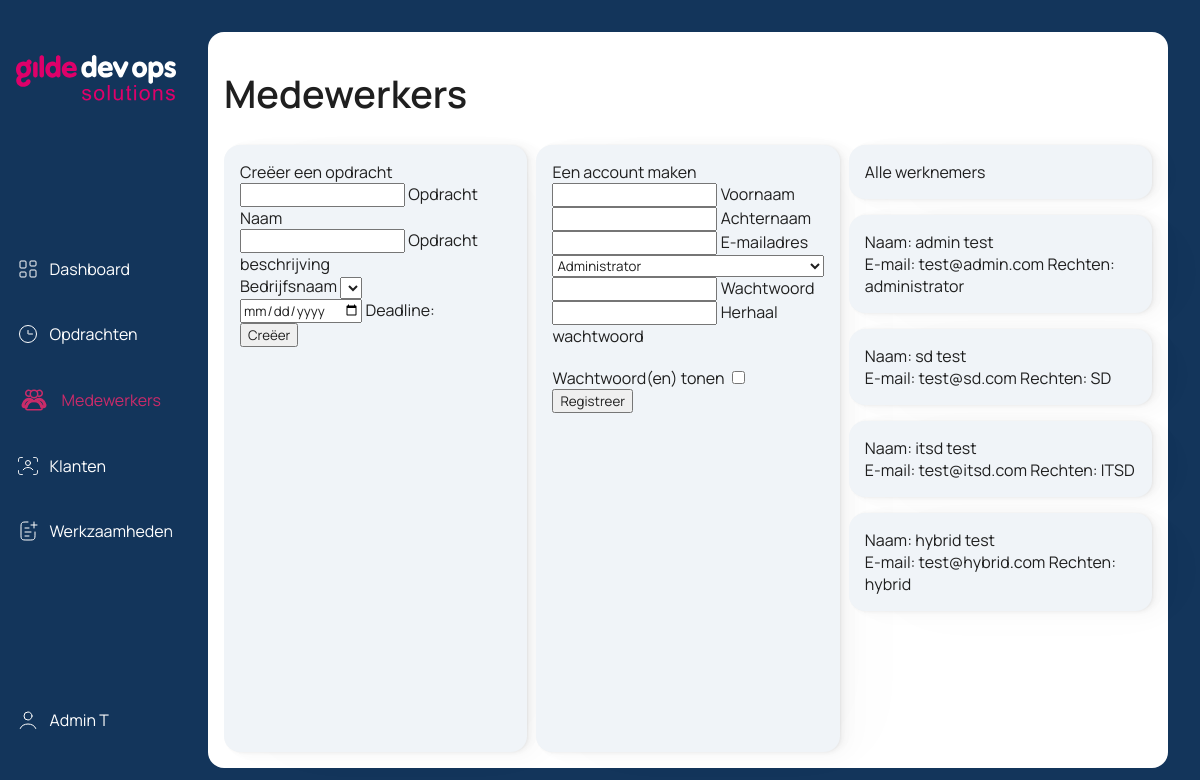
Page /employee/index.php (signed in) on the earlier database version.
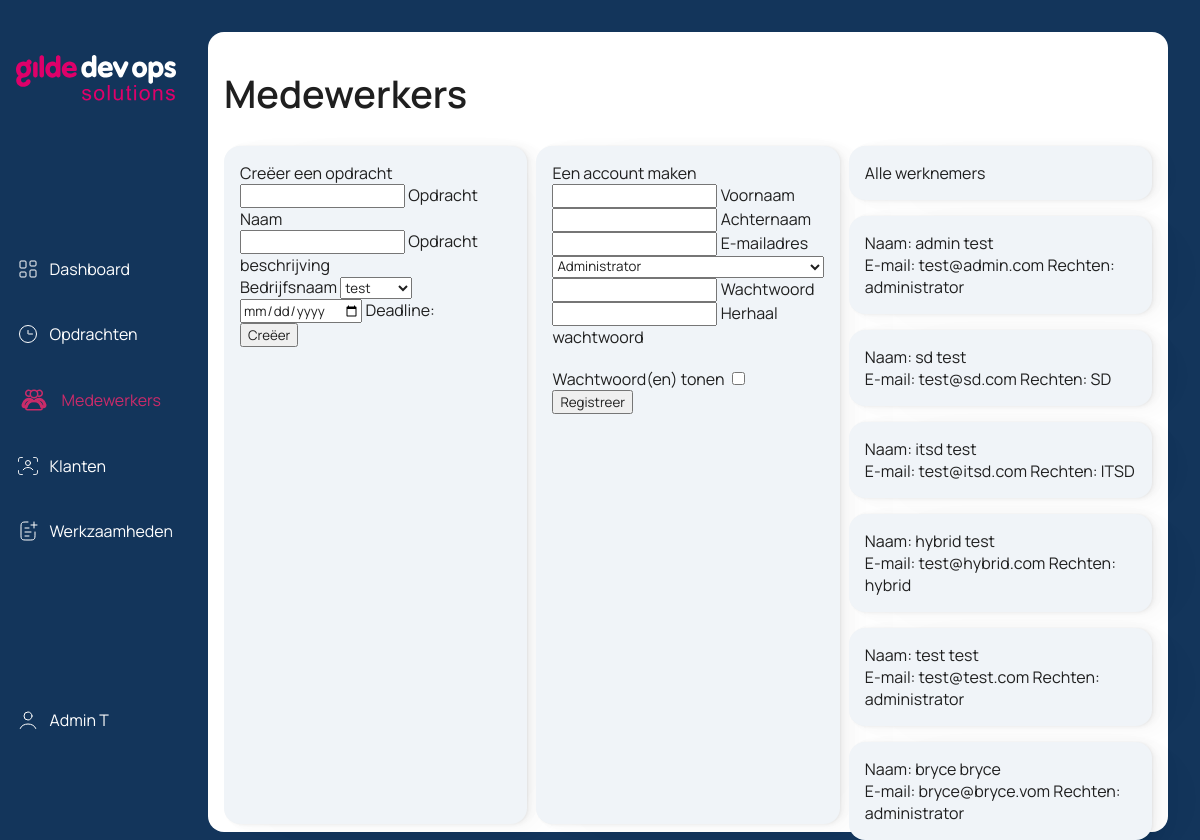
Same page on the later database version.
### tables this page shows
CREATE TABLE IF NOT EXISTS `user` (
  `userId` int NOT NULL AUTO_INCREMENT,
  `userFirstname` varchar(100) NOT NULL,
  `userLastname` varchar(100) NOT NULL,
  `userEmail` varchar(100) NOT NULL,
  `userPwd` varchar(255) NOT NULL,
  `userRole` varchar(255) DEFAULT NULL,
  PRIMARY KEY (`userId`)
);

### employee/index.php (the view, shortened to what this page needs)
<?php
$currentPage = 'employee';
include("../db/dbh.inc.php")
?>
<!DOCTYPE html>
<html lang="en">
<head>
    <link rel="stylesheet" href="employee.css">
    <link rel="stylesheet" href="../assets/layout.css">
    <link rel="stylesheet" href="../assets/navbar.css">
</head>
<body>
    <main>
        <?php include("../assets/navbar.php") ?>
        <div class="dashboard-wrapper">
            <div class="dashboard-window">
                <div class="employee-container">
                    <div class="employeetitle-wrapper">
                        Medewerkers
                    </div>
                    <div class="createassignment-wrapper">
                        <form action="../assignment/assignment.php" method="post">
                            <div class="info-main">
                                <span>
                                    Creëer een opdracht
                                </span>
                            </div>
                            <div class="assignmentName">
                                <input type="text" name="assignmentName" value="" onkeyup="this.setAttribute('value', this.value);">
                                <label for="assignmentName">Opdracht Naam</label>
                            </div>
                            <div class="assignmentDescription">
                                <input type="text" name="assignmentDescription" value="" onkeyup="this.setAttribute('value', this.value);">
                                <label for="assignmentDescription">Opdracht beschrijving</label>
                            </div>
                            <div class="companyName">
                                <label for="companyName">Bedrijfsnaam</label>
                                <select name="companyName">
                                    <?php
                                    $result = mysqli_query($conn, "SELECT companyName FROM client");
                                    while ($row = mysqli_fetch_assoc($result)) {
                                        echo "<option value='{$row['companyName']}'>{$row['companyName']}</option>";
                                    }
                                    ?>
                                </select>
                            </div>
                            <div class="assignmentDeadline">
                                <input type="date" id="deadline" name="deadline">
                                <label for="deadline">Deadline:</label>
                            </div>
                            <div class="create">
                                <input type="submit" name="createassignment" value="Creëer">
                            </div>
                        </form>
                    </div>
                    <div class="createemployee-wrapper">
                        <form action="../userincludes/signup.inc.php" method="POST">
                            <div class="info-main">
                                <span>
                                    Een account maken
                                </span>
                            </div>
                            <div class="fName">
                                <input type="text" name="firstname" value="" onkeyup="this.setAttribute('value', this.value);">
                                <label for="firstname">Voornaam</label>
                            </div>
                            <div class="lName">
                                <input type="text" name="lastname" value="" onkeyup="this.setAttribute('value', this.value);">
                                <label for="lastname">Achternaam</label>
                            </div>
                            <div class="eMail">
                                <input type="text" name="email" value="" onkeyup="this.setAttribute('value', this.value);">
                                <label for="email">E-mailadres</label>
                            </div>
                            <select name="role">
                                <optgroup label="Rechten">
                                    <option value="administrator">Administrator</option>
                                </optgroup>
                            </select>
                            <div class="pwd">
                                <input type="password" name="pwd" value="" id="pwd" onkeyup="this.setAttribute('value', this.value);">
                                <label for="pwd">Wachtwoord</label>
                            </div>
                            <div class="pwd-rpt">
                                <input type="password" name="pwdRepeat" value="" id="pwdRpt" onkeyup="this.setAttribute('value', this.value);">
                                <label for="pwdRepeat">Herhaal wachtwoord</label>
                            </div>
                            <div class="error-container">
                            </div>
                            <label class="checkBox-wrapper">
                                Wachtwoord(en) tonen
                                <input type="checkBox" onclick="togglePwd(), togglePwdRpt()">
                            </label>
                            <div class="Create">
                                <input type="submit" name="submit" value="Registreer">
                            </div>
                        </form>
                    </div>
                    <div class="employeelist-wrapper">
                        <?php
                        $sql = "SELECT * FROM user";
                        $result = $conn->query($sql);
                        $users = array();
                        if ($result->num_rows > 0) {
                            while ($row = $result->fetch_assoc()) {
                                $users[] = $row;
                            }
                        } else {
                            echo "<div><span>0 results</span></div>";
                        }
                        ?>
                        <div class="info-main list">
                            <span>Alle werknemers</span>
                        </div>
                        <?php foreach ($users as $user) : ?>
                            <div class="employeelist-item">
                                <div class="name">
                                    <span>Naam: <?php echo $user['userFirstname']; ?></span>
                                    <span><?php echo $user['userLastname']; ?></span>
                                </div>
                                <span>E-mail: <?php echo $user['userEmail']; ?></span>
                                <span>Rechten: <?php echo $user['userRole']; ?></span>
                            </div>
                        <?php endforeach; ?>
                    </div>
                </div>
            </div>
        </div>
    </main>
</body>
</html>

### assets/navbar.php (shortened to what this page needs)
<div class="total">
    <div class="navbar-wrapper">
        <div class="navbar-item">
            <a href="<?= BASE_URL ?>">
                <img src="<?= IMG_URL ?>logo.svg" alt="">
            </a>
        </div>
        <div class="navbar-item">
            <a class="' . $isActive . '" href="<?= BASE_URL ?>">
                <span class="hover">
                    Dashboard
                </span>
            </a>
        </div>
        <div class="navbar-item">
            <a class="' . $isActive . '" href="<?= BASE_URL ?>assignment/">
                <svg class="svg" viewBox="0 0 24 24" fill="none" xmlns="http://www.w3.org/2000/svg">
                    <circle cx="12" cy="12" r="8.5" stroke="#ffffff" />
                    <path d="M16.5 12H12.25C12.1119 12 12 11.8881 12 11.75V8.5" stroke="#ffffff" stroke-linecap="round" />
                </svg>
                <span class="hover">
                    Opdrachten
                </span>
            </a>
        </div>
        <?php
        if (isset($_SESSION["userRole"]) && $_SESSION["userRole"] == 'administrator') {
            $isActive = isset($currentPage) && $currentPage == 'employee' ? 'activelink' : '';
            echo '
            <div class="navbar-item">
                <a class="' . $isActive . '" href="' . BASE_URL . 'employee/">
                    <span class="hover">
                        Medewerkers
                    </span>
                </a>
            </div>';
        } ?>
        <?php
        if (isset($_SESSION["userRole"]) && $_SESSION["userRole"] == 'administrator') {
            $isActive = isset($currentPage) && $currentPage == 'client' ? 'activelink' : '';
            echo '
            <div class="navbar-item overflow">
                <a class="' . $isActive . '" href="' . BASE_URL . 'client/">
                    <svg class="svg" viewBox="0 0 24 24" fill="none" xmlns="http://www.w3.org/2000/svg">
                        <path d="M17.5 3.5H17.7C19.4913 3.5 20.387 3.5 20.9435 4.0565C21.5 4.61299 21.5 5.50866 21.5 7.3V7.5" stroke="#ffffff" stroke-linecap="round" />
                        <path d="M17.5 20.5H17.7C19.4913 20.5 20.387 20.5 20.9435 19.9435C21.5 19.387 21.5 18.4913 21.5 16.7V16.5" stroke="#ffffff" stroke-linecap="round" />
                        <path d="M6.5 3.5H6.3C4.50866 3.5 3.61299 3.5 3.0565 4.0565C2.5 4.61299 2.5 5.50866 2.5 7.3V7.5" stroke="#ffffff" stroke-linecap="round" />
                        <path d="M6.5 20.5H6.3C4.50866 20.5 3.61299 20.5 3.0565 19.9435C2.5 19.387 2.5 18.4913 2.5 16.7V16.5" stroke="#ffffff" stroke-linecap="round" />
                        <path d="M7.21484 15.7847C7.68758 15.1024 8.37508 14.5254 9.21678 14.1204C10.0585 13.7155 11.0187 13.5 12 13.5C12.9813 13.5 13.9415 13.7155 14.7832 14.1204C15.6249 14.5254 16.3124 15.1024 16.7852 15.7847" stroke="#ffffff" stroke-linecap="round" />
                        <circle cx="12" cy="9" r="2.5" stroke="#ffffff" stroke-linecap="round" />
                    </svg>
                    <span class="hover">
                        Klanten
                    </span>
                </a>
            </div>';
        } ?>
        <?php
        if (isset($_SESSION["userRole"]) && $_SESSION["userRole"] == 'administrator') {
            $isActive = isset($currentPage) && $currentPage == 'activities' ? 'activelink' : '';
            echo '
    <div class="navbar-item overflow">
        <a class="' . $isActive . '" href="' . BASE_URL . 'activities/">
            <svg class="svg" viewBox="0 0 24 24" fill="none" xmlns="http://www.w3.org/2000/svg">
                <path d="M19 13V15C19 17.8284 19 19.2426 18.1213 20.1213C17.2426 21 15.8284 21 13 21H11C8.17157 21 6.75736 21 5.87868 20.1213C5 19.2426 5 17.8284 5 15V9C5 6.17157 5 4.75736 5.87868 3.87868C6.75736 3 8.17157 3 11 3H12" stroke="#ffffff" stroke-linecap="round" />
                <path d="M18 3L18 9" stroke="#ffffff" stroke-linecap="round" />
                <path d="M21 6L15 6" stroke="#ffffff" stroke-linecap="round" />
                <path d="M9 13L15 13" stroke="#ffffff" stroke-linecap="round" />
                <path d="M9 9L13 9" stroke="#ffffff" stroke-linecap="round" />
                <path d="M9 17L13 17" stroke="#ffffff" stroke-linecap="round" />
            </svg>
            <span class="hover">
                Werkzaamheden
            </span>
        </a>
    </div>';
        }
        ?>
        <div class="navbar-item">
            <span class="hover">
                <?= $_SESSION["userFirstname"]; ?>
                <?= $_SESSION["userLastnameInitial"]; ?>
            </span>
        </div>
    </div>
</div>

### employee/employee.css (style rules this page uses)
* { scrollbar-width: thin; scrollbar-color: var(--gilde-secondary) var(--white-primary); }
.employee-container { display: grid; grid-template-columns: 1fr 1fr 1fr; grid-template-rows: 90px 1.8fr; grid-auto-columns: 1fr; grid-auto-rows: 1fr; padding: 1rem; height: 100%; gap: 1% 1%; grid-auto-flow: row; grid-template-areas: "employeetitle-wrapper employeetitle-wrapper employeetitle-wrapper" "createassignment-wrapper createemployee-wrapper employeelist-wrapper"; }
.employeetitle-wrapper { grid-area: employeetitle-wrapper; display: flex; align-items: center; font-weight: 600; font-size: 38px; }
.createassignment-wrapper { grid-area: createassignment-wrapper; background-color: #f0f4f8; border-radius: 1rem; box-shadow: 1px 0.2px 2.2px rgba(0, 0, 0, 0.04), 2.4px 0.5px 5.3px rgba(0, 0, 0, 0.029), 4.5px 1px 10px rgba(0, 0, 0, 0.024), 8px 1.8px 17.9px rgba(0, 0, 0, 0.02), 15px 3.3px 33.4px rgba(0, 0, 0, 0.016), 36px 8px 80px rgba(0, 0, 0, 0.011); padding: 1rem; }
.createemployee-wrapper { grid-area: createemployee-wrapper; background-color: #f0f4f8; border-radius: 1rem; box-shadow: 1px 0.2px 2.2px rgba(0, 0, 0, 0.04), 2.4px 0.5px 5.3px rgba(0, 0, 0, 0.029), 4.5px 1px 10px rgba(0, 0, 0, 0.024), 8px 1.8px 17.9px rgba(0, 0, 0, 0.02), 15px 3.3px 33.4px rgba(0, 0, 0, 0.016), 36px 8px 80px rgba(0, 0, 0, 0.011); padding: 1rem; }
.employeelist-wrapper { grid-area: employeelist-wrapper; display: flex; flex-direction: column; gap: 1rem; max-height: calc(100vh - 2rem - 90px); }
.employeelist-item { background-color: #f0f4f8; border-radius: 1rem; box-shadow: 1px 0.2px 2.2px rgba(0, 0, 0, 0.04), 2.4px 0.5px 5.3px rgba(0, 0, 0, 0.029), 4.5px 1px 10px rgba(0, 0, 0, 0.024), 8px 1.8px 17.9px rgba(0, 0, 0, 0.02), 15px 3.3px 33.4px rgba(0, 0, 0, 0.016), 36px 8px 80px rgba(0, 0, 0, 0.011); padding: 1rem; }
.list { border-radius: 1rem; background-color: #f0f4f8; padding: 1rem; box-shadow: 1px 0.2px 2.2px rgba(0, 0, 0, 0.04), 2.4px 0.5px 5.3px rgba(0, 0, 0, 0.029), 4.5px 1px 10px rgba(0, 0, 0, 0.024), 8px 1.8px 17.9px rgba(0, 0, 0, 0.02), 15px 3.3px 33.4px rgba(0, 0, 0, 0.016), 36px 8px 80px rgba(0, 0, 0, 0.011); }

### assets/layout.css (style rules this page uses)
:root { font-family: "Manrope", sans-serif; --shadow: 0 0 10px rgba(0, 0, 0, 0.5); --border-radius: 2rem; --gilde-primary: #13355b; --gilde-primary-hover: #23415f; --gilde-secondary: #ca2b69; --gilde-secondary-hover: #b3255d; --gilde-tertiary-hover: #b3255e12; --white-primary: #ffffff; --white-secondary: #eeeeee; --txt-primary: #ffffff; --txt-secondary: #222222; --txt-tertiary: #1f1f1f; --txt: #00365e; --shadow-color: #0000000e; --transition-primary: ease-in-out 0.1s; --shadow: 0 2.8px 2.2px rgba(0, 0, 0, 0.034), 0 6.7px 5.3px rgba(0, 0, 0, 0.048), 0 12.5px 10px rgba(0, 0, 0, 0.06), 0 22.3px 17.9px rgba(0, 0, 0, 0.072), 0 41.8px 33.4px rgba(0, 0, 0, 0.086), 0 100px 80px rgba(0, 0, 0, 0.12); }
html, body { height: 100dvh; }
.total { display: grid; grid-template-columns: min-content auto; padding: 2rem 2rem 2rem 0; height: calc(100dvh - 4rem); }
main { display: grid; grid-template-columns: min-content auto; padding: 2rem 2rem 2rem 0; height: calc(100dvh - 4rem); }
.dashboard-wrapper { display: flex; justify-content: flex-end; }
.dashboard-window { background-color: var(--white-primary); width: 100%; border-radius: 1rem; }

Differences in the rows shown:
added user: userFirstname "test", userLastname "test", userEmail "test@test.com", userRole "administrator"
added user: userFirstname "bryce", userLastname "bryce", userEmail "bryce@bryce.vom", userRole "administrator"
Other differences:
form field companyName: (not shown) → "test"
